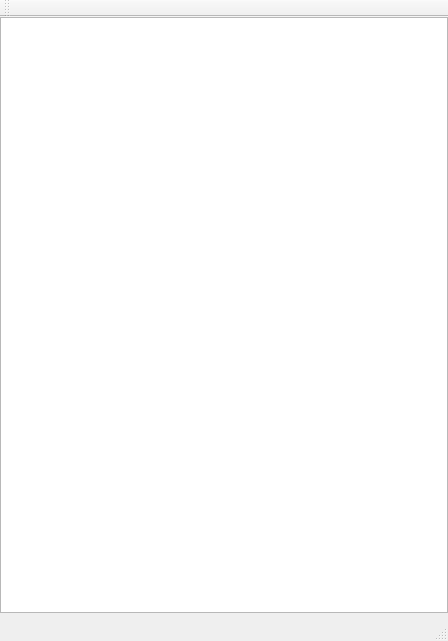
<?xml version="1.0" encoding="UTF-8"?>
<ui version="4.0">
 <class>MainWindow</class>
 <widget class="QMainWindow" name="MainWindow">
  <property name="geometry">
   <rect>
    <x>0</x>
    <y>0</y>
    <width>448</width>
    <height>641</height>
   </rect>
  </property>
  <property name="windowTitle">
   <string>MainWindow</string>
  </property>
  <widget class="QWidget" name="centralWidget">
   <widget class="QGraphicsView" name="board">
    <property name="geometry">
     <rect>
      <x>0</x>
      <y>0</y>
      <width>448</width>
      <height>596</height>
     </rect>
    </property>
   </widget>
  </widget>
  <widget class="QMenuBar" name="menuBar">
   <property name="geometry">
    <rect>
     <x>0</x>
     <y>0</y>
     <width>448</width>
     <height>28</height>
    </rect>
   </property>
  </widget>
  <widget class="QToolBar" name="mainToolBar">
   <attribute name="toolBarArea">
    <enum>TopToolBarArea</enum>
   </attribute>
   <attribute name="toolBarBreak">
    <bool>false</bool>
   </attribute>
  </widget>
  <widget class="QStatusBar" name="statusBar"/>
 </widget>
 <layoutdefault spacing="6" margin="11"/>
 <resources/>
 <connections/>
</ui>
